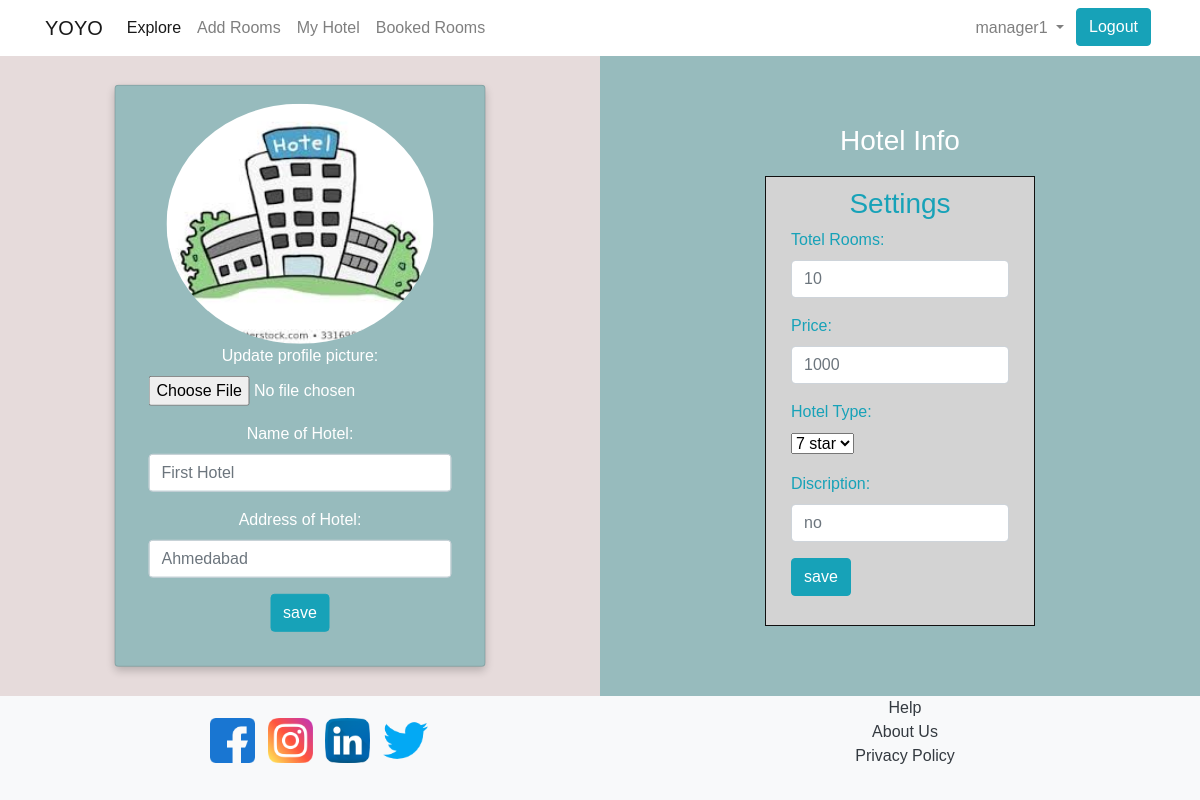
The page /my_hotel/ (signed in) on the database its author committed.
### room/models.py (models this page shows, shortened)
class hotels(models.Model):
	name = models.CharField(max_length=50)
	owner = models.CharField(max_length=50)
	rooms = models.IntegerField()
	picture = models.FileField()
	address = models.CharField(max_length=500)
	Type = models.CharField(max_length=10)
	price = models.IntegerField()
	discription = models.CharField(max_length=500)

### room/views.py (the view)
# urls.py: path('my_hotel/', views.my_hotel, name='my_hotel'),
def my_hotel(request):
	if request.method == 'POST':
		user = request.user.username
		try:
			name = request.POST['name']
			address = request.POST['adderss']
			profile = request.POST['myfile']
			messages.info(request, 'Profile saved')
			if hotels.objects.filter(owner=user):
				hotel = hotels.objects.get(owner=user)
				hotel.name = name
				hotel.address = address
				hotel.picture = profile
				hotel.save()
			else:
				hotel = hotels()
				hotel.name = name
				hotel.owner = user
				hotel.address = address
				hotel.picture = profile
				hotel.rooms = 0
				hotel.price = 0
				hotel.Type = ""
				hotel.discription = ""
				hotel.save()
		except:
			totel = request.POST['totel']
			price = request.POST['price']
			Type = request.POST['type']
			discription = request.POST['discription']
			messages.info(request, 'settings saved')
			hotel = hotels.objects.get(owner=user)
			hotel.rooms = totel
			hotel.price = price
			hotel.Type = Type
			hotel.discription = discription
			hotel.save()
		hdata = hotels.objects.get(owner=user)
		return render(request, "room/my_hotel.html", {'data':hdata})
	else:
		user = request.user.username
		if hotels.objects.filter(owner=user):
			hdata = hotels.objects.get(owner=user)
			return render(request, "room/my_hotel.html", {'data':hdata})
		else:
			return render(request, "room/my_hotel.html")

### room/templates/room/my_hotel.html (shortened to what this page needs)
{% extends 'room/base.html' %}
{% block content %}
{% load static %}
<head>
</head>
<body>
<div class="split left">
  <div class="centered">
    <div class="card">
        <img src="{% static 'images/hotel1.jpeg' %}" class="center" alt="hotel1"  style="width:80%">
        <div class="container">
            <form id="login-form" class="form" action="/my_hotel/" method="post">
                <div class="form-group">
                    <label for="myfile">Update profile picture:</label>
                    <input type="file" id="myfile" name="myfile">
                </div>
                <div class="form-group">
                    <label for="name" >Name of Hotel:</label>
                    <input type="text" name="name" id="name" placeholder="{{data.name}}" class="form-control">
                </div>
                <div class="form-group">
                    <label for="address" > Address of Hotel:</label>
                    <input type="adderss" name="adderss" id="adderss" placeholder="{{data.address}}" class="form-control">
                </div>
                <div class="form-group">
                    <input type="submit" name="save" class="btn btn-info btn-md" value="save">
                </div>
            </form>
       </div>
    </div>
  </div>
</div>
<div class="split right">
    <div id="login">
        <h3 class="text-center text-black pt-5" >Hotel Info</h3>
        <div class="container">
            <div id="login-row" class="row justify-content-center align-items-center">
                <div id="login-column" class="col-md-6">
                    <div id="login-box" class="col-md-12">
                        <form id="login-form" class="form" action="" method="post">
                            <h3 class="text-center text-info" >Settings</h3>
                            <div class="form-group">
                                <label for="totel" class="text-info">Totel Rooms:</label><br>
                                <input type="number" name="totel" id="totel" placeholder="{{data.rooms}}" class="form-control">
                            </div>
                            <div class="form-group">
                                <label for="Price" class="text-info">Price:</label><br>
                                <input type="number" name="price" id="price" placeholder="{{data.price}}" class="form-control">
                            </div>
                            <div class="form-group">
                                <label for="type" class="text-info">Hotel Type:</label><br>
                                <select id="type" name="type" >
                                    <option value="7 star">7 star</option>
                                </select>
                            </div>
                            <div class="form-group">
                                <label for="discription" class="text-info">Discription:</label><br>
                                <input type="text" name="discription" id="discription" placeholder="{{data.discription}}" class="form-control">
                            </div>
                            <div class="form-group">
								<input type="submit" name="save" class="btn btn-info btn-md" value="save">
                            </div>
                        </form>
					</div>
                </div>
            </div>
        </div>
    </div>
</div>
</body>
{% endblock %}

### room/templates/room/base.html (shortened to what this page needs)
{% load static %}
<!doctype html>
<html lang="en" style="height: 100%;">
<head>
    <link rel="stylesheet" href="https://stackpath.bootstrapcdn.com/bootstrap/4.5.2/css/bootstrap.min.css"
>
    <link rel="stylesheet" href="{% static 'css/stickyfooter.css' %}">
</head>
<body>
<nav class="navbar navbar-expand-lg navbar-light bg-transparent shadow">
    <div class="container">
        <a class="navbar-brand mb-0 h1" href="/">YOYO</a>
        <div class="collapse navbar-collapse" id="navbarSupportedContent">
            <ul class="navbar-nav mr-auto">
                <li class="nav-item active">
                    <a class="nav-link" href="{% url 'explore' %}">Explore <span class="sr-only">(current)</span></a>
                </li>
                {% if user.is_authenticated %}
                    {% if user.is_superuser %}
                        <li class="nav-item">
                            <a class="nav-link" href="{% url 'add_rooms' %}">Add Rooms</a>
                        </li>
                        <li class="nav-item">
                            <a class="nav-link" href="{% url 'my_hotel' %}">My Hotel</a>
                        </li>
                        <li class="nav-item">
                            <a class="nav-link" href="{% url 'booked_rooms' %}">Booked Rooms</a>
                        </li>
                    {% endif %}
                {% endif %}
            </ul>
            <ul class="navbar-nav">
                {% if user.is_authenticated %}
                    <li class="nav-item dropdown">
                        <a class="nav-link dropdown-toggle" href="#" id="navbarDropdown" role="button"
                           data-toggle="dropdown" aria-haspopup="true" aria-expanded="false">
                            {{ user.username }}
                        </a>
                    </li>
                    <a href="{% url 'logout' %}">
                        <button type="button" class="btn btn-info mx-1">
                          Logout
                        </button>
                    </a>
                {% endif %}
            </ul>
        </div>
    </div>
</nav>
{% block content %}
{% endblock %}
<footer class="footer py-3 bg-light text-center">
    <div class="container">
        <div class="row">
            <div class="col-md-6 my-auto">
                <a style="margin-left: 1.5%;" href="https://www.facebook.com" target="_blank"><img
                        src="{% static 'images/facebook.png' %}"
                        height='45px' width="45px"></a>
                <a style="margin-left: 1.5%;" href="https://www.linkedin.com" target="_blank"><img
                        src="{% static 'images/instagram.png' %}"
                        height='45px' width="45px"></a>
                <a style="margin-left: 1.5%;" href="https://www.linkedin.com" target="_blank"><img
                        src="{% static 'images/linkedin.png' %}"
                        height='45px' width="45px"></a>
                <a style="margin-left: 1.5%;" href="https://twitter.com" target="_blank"><img
                        src="{% static 'images/twitter.png' %}" height='45px'
                        width="45px"></a>
            </div>
            <div class="col-md-6 text-dark my-auto">
                <ul style="list-style-type:none;">
                    <li><a href="" class="text-dark" target="_blank" style="text-decoration: none">Help</a>
                    </li>
                    <li><a href="" class="text-dark" target="_blank" style="text-decoration: none;">About Us</a>
                    </li>
                    <li><a href="" class="text-dark" target="_blank" style="text-decoration: none;">Privacy Policy</a>
                    </li>
                </ul>
            </div>
        </div>
    </div>
</footer>
</body>
</html>

### static/css/stickyfooter.css (style rules this page uses)
html { height: 100%; }
body { position: relative; min-height: 100%; padding-bottom: 15%; }
footer { bottom: 0; position: absolute; width: 100%; }

### room/templates/room/my_hotel.html (style rules this page uses)
body { font-family: Arial; color: white; }
.split { height: 80%; width: 50%; position: fixed; z-index: 1; top: 20; overflow-x: hidden; padding-top: 20px; }
.left { left: 0; background-color: rgb(230, 219, 219); }
.right { right: 0; background-color: rgb(151, 187, 189); }
.centered { position: absolute; top: 50%; left: 50%; transform: translate(-50%, -50%); text-align: center; }
.centered img { width: 150px; border-radius: 50%; }
#login .container #login-row #login-column #login-box { margin-top: 10px; max-width: 600px; height: 450px; border: 1px solid #111010; background-color: #d3d3d3; }
#login .container #login-row #login-column #login-box #login-form { padding: 10px; }
.card { box-shadow: 0 4px 8px 0 rgba(0, 0, 0, 0.2); padding: 18px; text-align: center; background-color: rgb(151, 187, 189); }
.center { display: block; margin-left: auto; margin-right: auto; width: 50%; }

### rows shown on the page
hotels: name "First Hotel", adderss "Ahmedabad", totel "10", price "1000", discription "no"

### other values the page prints
{{ user.username }} "manager1"
